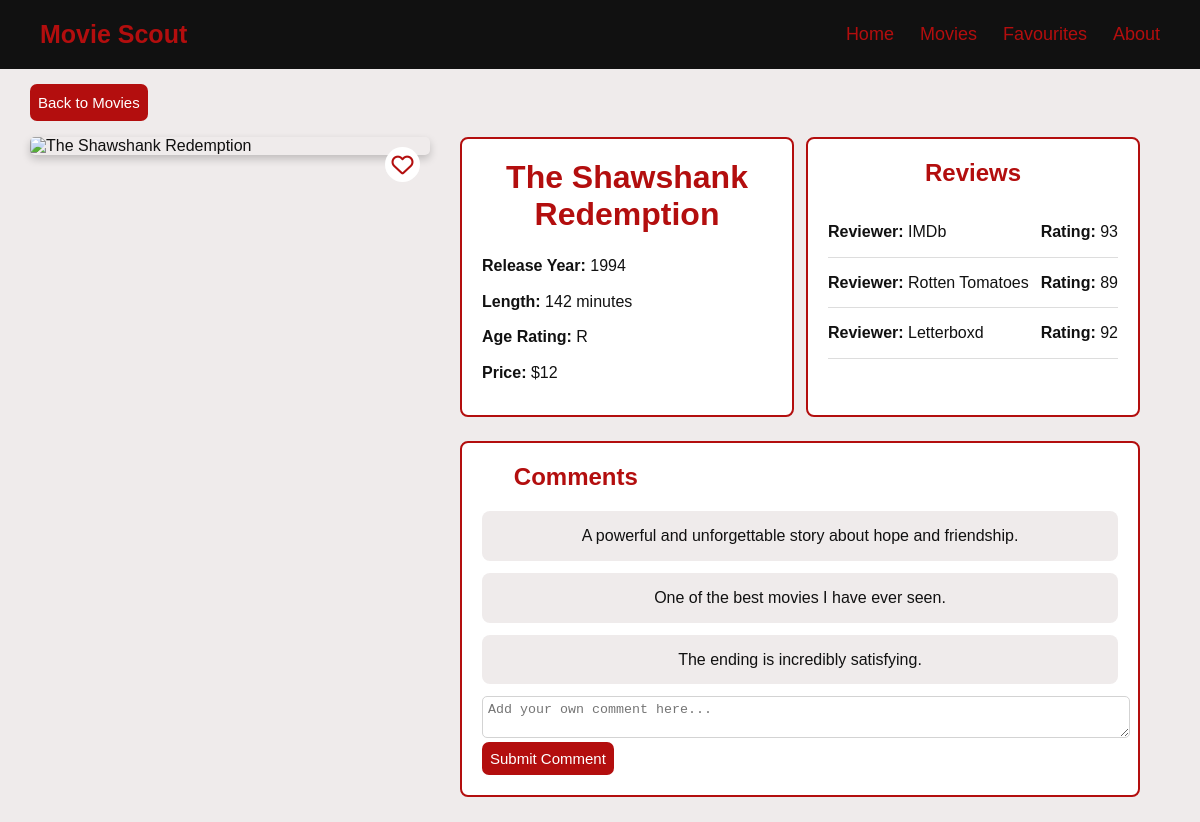
/movie/1, run on the app's committed database.
### tables this page shows
CREATE TABLE movies (movie_id INTEGER PRIMARY KEY, movie_name TEXT (30), release_year INTEGER, length INTEGER, age_rating TEXT (4), cost INTEGER, poster BLOB, bestseller INTEGER (1));

CREATE TABLE rating_reviewers (
    movie_id INTEGER,
    reviewer_id INTEGER,
    percentage_rating INTEGER,
    PRIMARY KEY (movie_id, reviewer_id),
    FOREIGN KEY (movie_id) REFERENCES movies(movie_id),
    FOREIGN KEY (reviewer_id) REFERENCES reviewers(reviewer_id)
);

CREATE TABLE reviewers (reviewer_id INTEGER PRIMARY KEY, reviewer_name TEXT (30));

CREATE TABLE "comments" (comment_id INTEGER PRIMARY KEY, movie_id INTEGER REFERENCES movies (movie_id), comment TEXT);

### app.py (the view, shortened to what this page needs)
@app.route("/movie/<int:movie_id>", methods=["GET", "POST"])
def movie_details(movie_id):
    db = sqlite3.connect("movie_website.db")
    cursor = db.cursor()
    sql = """
        SELECT movie_id, movie_name, release_year, length, age_rating, cost
        FROM movies
        WHERE movie_id = ?"""
    cursor.execute(sql, (movie_id,))
    movie = cursor.fetchone()
    sql = """
        SELECT comment
        FROM comments
        WHERE movie_id = ?"""
    cursor.execute(sql, (movie_id,))
    comments = cursor.fetchall()
    sql = """
        SELECT reviewers.reviewer_name, rating_reviewers.percentage_rating
        FROM rating_reviewers
        JOIN reviewers ON rating_reviewers.reviewer_id=reviewers.reviewer_id
        WHERE rating_reviewers.movie_id = ?"""
    cursor.execute(sql, (movie_id,))
    reviews = cursor.fetchall()
    db.close()
    return render_template("movie_details.html", movie=movie, comments=comments, reviews=reviews, favourites=favourites)

### templates/movie_details.html (shortened to what this page needs)
<!DOCTYPE html>
<html lang="en">
<head>
    <link rel="stylesheet" href="{{ url_for('static', filename='main.css') }}">
</head>
<body>
    <nav>
        <div class="logo">Movie Scout</div>
        <div class="links">
            <a href="/">Home</a>
            <a href="/movies">Movies</a>
            <a href="/favourite_movies">Favourites</a>
            <a href="/about">About</a>
        </div>
    </nav>
    <a href="/movies" class="return-link">Back to Movies</a>
    <div class="movie-page">
        <div class="movie-details-poster">
            <img src="{{ url_for('poster', movie_id=movie[0]) }}" alt="{{ movie[1] }}">
            <form method="POST" action="{{url_for('movie_details', movie_id=movie[0])}}">
                {% if movie[0] in favourites %}
                    <button type="submit" name="favourite" class="favourites-button"><i class="fa-solid fa-heart"></i></button>
                {% else %}
                    <button type="submit" name="favourite" class="favourites-button"><i class="fa-regular fa-heart"></i></button>
                {% endif %}
            </form>
        </div>
        <div class="movie-details">
            <div class="movie-info">
                <h1>{{ movie[1] }}</h1>
                <p><strong>Release Year:</strong> {{ movie[2] }}</p>
                <p><strong>Length:</strong> {{ movie[3] }} minutes</p>
                <p><strong>Age Rating:</strong> {{ movie[4] }}</p>
                <p><strong>Price:</strong> ${{ movie[5] }}</p>
            </div>
            <div class="movie-reviews">
                <h2>Reviews</h2>
                {% for review in reviews %}
                    <div class="review">
                        <p><strong>Reviewer:</strong> {{review[0]}}</p>
                        <p><strong>Rating:</strong> {{review[1]}}</p>
                    </div>
                    {% endfor %}
            </div>
            <div class="movie-comments">
                <h2>Comments</h2>
                {% for comment in comments %}
                    <div class="comments">
                        <p>{{comment[0]}}</p>
                    </div>
                    {% endfor %}
                <div class="add-comment">
                    <form action="{{url_for('movie_details', movie_id=movie[0])}}" method="POST">
                        <textarea id="comment" name="comment" placeholder="Add your own comment here..." required></textarea>
                        <button type="submit">Submit Comment</button>
                    </form>
                </div>
            </div>
        </div>
    </div>
</body>
</html>

### static/main.css (style rules this page uses)
body { font-family: Arial, sans-serif; background-color: #efebeb; color: #111111; margin: 0; padding: 0; }
h1 { text-align:center; color: #111111; margin-top: 45px; margin-bottom: 20px; font-size: 32px; }
p { text-align:center; margin: 16px auto; line-height: 1.6; max-width: 800px; }
nav { background-color:#111111; color: white; align-items: center; padding: 20px 40px; display: flex; justify-content:space-between; margin-bottom: 25px; }
.logo { color: #b30e0e; font-size: 25px; font-weight: bold; }
.links { display:flex; gap: 26px; }
.links a { color: #b30e0e; text-decoration: none; font-size: 18px; }
h2 { font-size: 24px; color: #111111; margin: 20px auto; max-width: 1200px; width: 90%; }
html { overflow-y: scroll; }
.movie-page { display: flex; gap: 30px; width: 95%; margin: 25px 0; }
.movie-details-poster { width: 400px; margin-left: 30px; }
.movie-details-poster img { width: 100%; height: auto; display: block; border-radius: 5px; box-shadow: 0 4px 8px rgba(0, 0, 0, 0.2); }
.movie-details { display: flex; flex-wrap: wrap; gap: 12px; min-width: 0; flex: 1; align-self: start; }
.movie-info, .movie-reviews { padding: 20px; background-color: white; border: 2px solid #b30e0e; border-radius: 8px; min-width: 250px; flex: 1; box-sizing: border-box; }
.movie-info h1, .movie-reviews h2 { color: #b30e0e; margin-top: 0; text-align: center; }
.movie-info p { margin: 10px 0; text-align: left; }
.review { display: flex; justify-content: space-between; align-items: center; gap: 8px; padding: 12px 0; border-bottom: 1px solid #ddd; }
.review p { margin: 0; }
.movie-comments { margin-top: 12px; padding: 20px; background-color: white; border: 2px solid #b30e0e; border-radius: 8px; width: 100%; }
.movie-comments h2 { color: #b30e0e; margin-top: 0; }
.comments { padding: 12px 15px; margin: 12px 0; background-color: #efebeb; border-radius: 8px; }
.comments p { margin: 0; }
.return-link { padding: 10px 8px; background-color: #b30e0e; color: white; border-radius: 7px; font-size: 15px; text-decoration: none; text-align: right; margin: 30px; max-width: 1200px; width: 90%; }
.add-comment textarea { width: 100%; padding: 5px; border: 1px solid lightgray; border-radius: 5px; resize:vertical; }
.add-comment button { padding: 8px 8px; background-color: #b30e0e; color: white; border-radius: 7px; font-size: 15px; border: none; cursor: pointer; }
.movie-details-poster, .movie-poster { position: relative; }
.movie-details-poster .favourites-button,.movie-poster .favourites-button { position: absolute; top: 10px; right: 10px; width: 35px; height: 35px; background-color: white; color: #b30e0e; border: none; border-radius: 50%; font-size: 22px; cursor: pointer; display: flex; justify-content: center; align-items: center; }

### data on the page
movies: movie_name "The Shawshank Redemption", release_year "1994", length "142", age_rating "R", cost "12"
rating_reviewers: reviewer_name "IMDb", percentage_rating "93"
rating_reviewers: reviewer_name "Rotten Tomatoes", percentage_rating "89"
rating_reviewers: reviewer_name "Letterboxd", percentage_rating "92"
comments: comment "A powerful and unforgettable story about hope and friendship."
comments: comment "One of the best movies I have ever seen."
comments: comment "The ending is incredibly satisfying."
